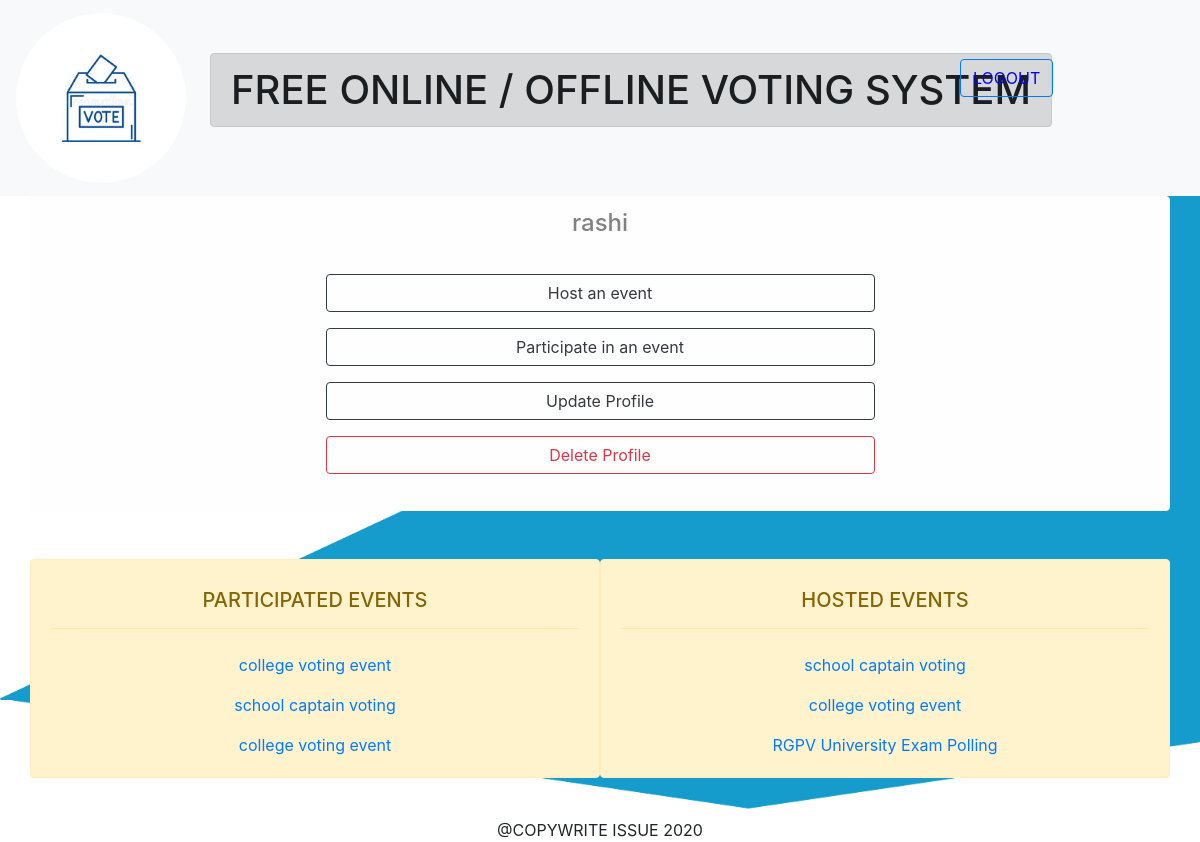
/dashboard/ (signed in), run on the app's committed database.
### voting_app/models.py (models this page shows)
class Transactions(models.Model):
    voter = models.ForeignKey(User, default=1, on_delete=models.CASCADE)
    voting_time = models.DateTimeField(auto_now_add=True)
    option_name = models.CharField(max_length=150)
    event_name = models.CharField(max_length=150)
    event_code = models.CharField(max_length=70)
    referal_code = models.CharField(max_length=70)

class Events(models.Model):
    event_name = models.CharField(max_length=200)
    event_code = models.CharField(max_length=20)
    referal_code = models.CharField(max_length=20)
    hosted_by = models.ForeignKey(User, default=1, on_delete=models.CASCADE)
    event_description = models.TextField()
    event_status = models.IntegerField(default=0)
    starting_date = models.DateTimeField(default=None)
    ending_date = models.DateTimeField(default=None)

### voting_app/views.py (the view)
# urls.py: path('dashboard/', views.dashboard, name='dashboard'),
def dashboard(request):
    events = Events.objects.all()
    transactions = Transactions.objects.all()
    return render(request, 'voting_app/dashboard.html', {'events': events, 'transactions': transactions})

### voting_app/templates/voting_app/dashboard.html (shortened to what this page needs)
{% load static %}
<!DOCTYPE html>
<html lang="en">
<head>
    <link rel="stylesheet" href="{% static 'voting_app/css/bootstrap.min.css' %}">
</head>
<body>
    <nav class="navbar navbar-expand-lg transparent navbar-light bg-light" style="background: transparent;">
        <a class="navbar-brand mt-0" href="{% url 'index' %}"><img src="{% static 'voting_app/images/vote2.jpg' %}" width=170 alt="" style='border-radius:100px;'></a>
        <div class="" id="navbarSupportedContent">
          <ul class="navbar-nav mr-auto">
            <li class="nav-item active">
              <a class="nav-link" href="{% url 'index' %}"><h1 class="alert alert-dark">FREE ONLINE / OFFLINE VOTING SYSTEM</h1><span class="sr-only">(current)</span></a>
            </li>
            <li class="nav-item active">
                <a onclick="display()" href='{% url "logout" %}' id='logout_btn' role="button" class='btn btn-outline-primary' style='position:absolute;left:80%;top:30%;'>LOGOUT</a>
            </li>
        </ul>
        </div>
    </nav>
    <div class="container alert alert-light text-center">
        <h4>{{user.username}}</h4>
        <br>
        <a href="{% url 'host_event_page' %}" class="btn btn-outline-dark mt-1 w-50">Host an event</a>
        <br>
        <a href="{% url 'participate_to_vote' %}" class="btn btn-outline-dark mt-3 w-50">Participate in an event</a>
        <br>
        <a href="#" class="btn btn-outline-dark mt-3 w-50">Update Profile</a>
        <br>
        <a href="#" class="btn btn-outline-danger mt-3 w-50 mb-4">Delete Profile</a>
    </div>
    <div class="container mt-5 mb-5">
    <div class="row">
        <div class="col-sm-6 alert alert-warning text-center">
            <h5 class='mt-3 mb-3'>PARTICIPATED EVENTS</h5>
            <hr>
        {% for transaction in transactions %}
            {% if transaction.voter == user %}
                <a href="{% url 'event_page' transaction.event_code %}" class='nav-link'>{{transaction.event_name}}</a>
            {% endif %}
        {% endfor %}
        </div>
        <div class="col-sm-6 alert alert-warning text-center">
            <h5 class='mt-3'>HOSTED EVENTS</h5>
            <hr>
            {% for event in events %}
                {% if event.hosted_by == user %}
                    <a href="{% url 'event_page' event.event_code %}" class='nav-link'>{{event.event_name}}</a>
                {% endif %}
            {%  endfor %}
            </div>
        </div>
    </div>
    <footer class="footer text-center fixed-bottom">
        @COPYWRITE ISSUE 2020
    </footer>
</body>
</html>

### data on the page
Events: event_name "school captain voting"
Events: event_name "college voting event"
Events: event_name "RGPV University Exam Polling"

### other printed values
{{ user.username }} "rashi"
